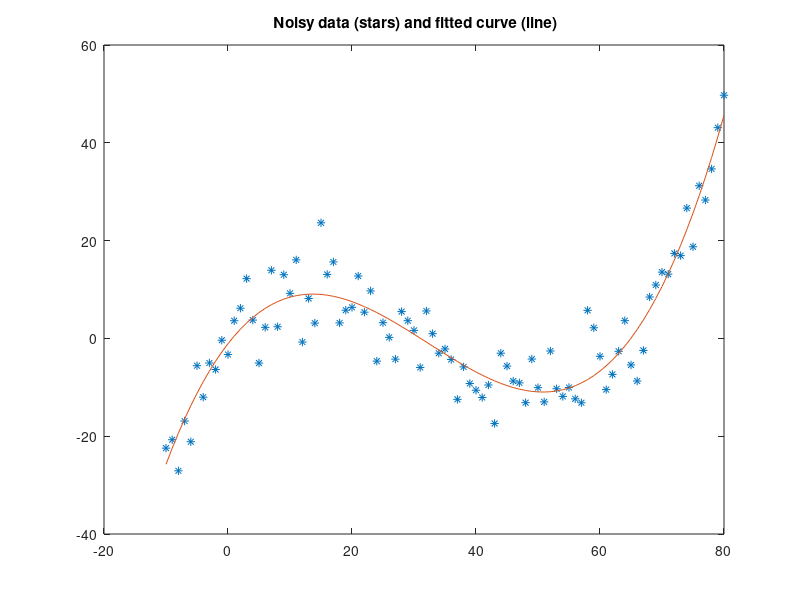

MATLAB code for this plot:
%
%  poly_curv_fit.m
%
%  EE 5003
%  M. Braasch
%  05Jun2013

% start
clear all
close all

% load in the noisy data
load noisy_poly.mat


% convert x and y from row vectors to column vectors
x = x'
y = y'

% create the H matrix consisting of four columns of x;  column 1 is x
% raised to the zeroth power; col 2 is x raised to the first power and so
% on

H = [x.^0 x.^1 x.^2 x.^3]


% form the ordinary least squares solution

beta_ols = inv(H'*H)*H'*y

% create a fitted-curve given the estimated polynomial coefficients
y_fit = beta_ols(1)*x.^0 + beta_ols(2)*x.^1 + beta_ols(3)*x.^2 ...
    + beta_ols(4)*x.^3;
 


% plot the original noisy data (with the * symbol) along with the fitted
% curve (as a default connected line-curve)

plot(x, y, '*', x, y_fit)
title(' Noisy data (stars) and fitted curve (line)')